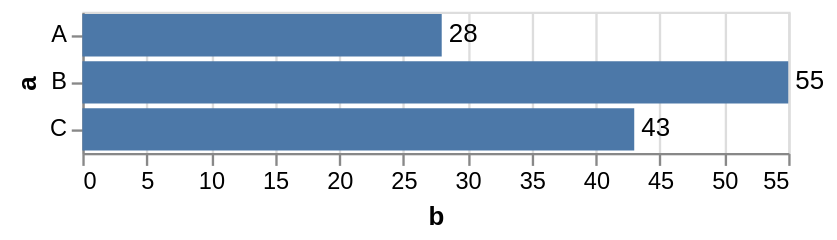

Vega-Lite specification for this chart:
### Vega-Lite specification from a JSON file in a GitHub repository (floating-point values rounded to 4 significant figures)
{"$schema": "https://vega.github.io/schema/vega-lite/v6.json", "description": "A text mark aligned by a style block, which its own default must not override.", "data": {"values": [{"a": "A", "b": 28}, {"a": "B", "b": 55}, {"a": "C", "b": 43}]}, "layer": [{"mark": "bar", "encoding": {"y": {"field": "a", "type": "nominal"}, "x": {"field": "b", "type": "quantitative"}}}, {"mark": {"type": "text", "style": "label"}, "encoding": {"y": {"field": "a", "type": "nominal"}, "x": {"field": "b", "type": "quantitative"}, "text": {"field": "b", "type": "quantitative"}}}], "config": {"style": {"label": {"align": "left", "baseline": "middle", "dx": 3}}}}
